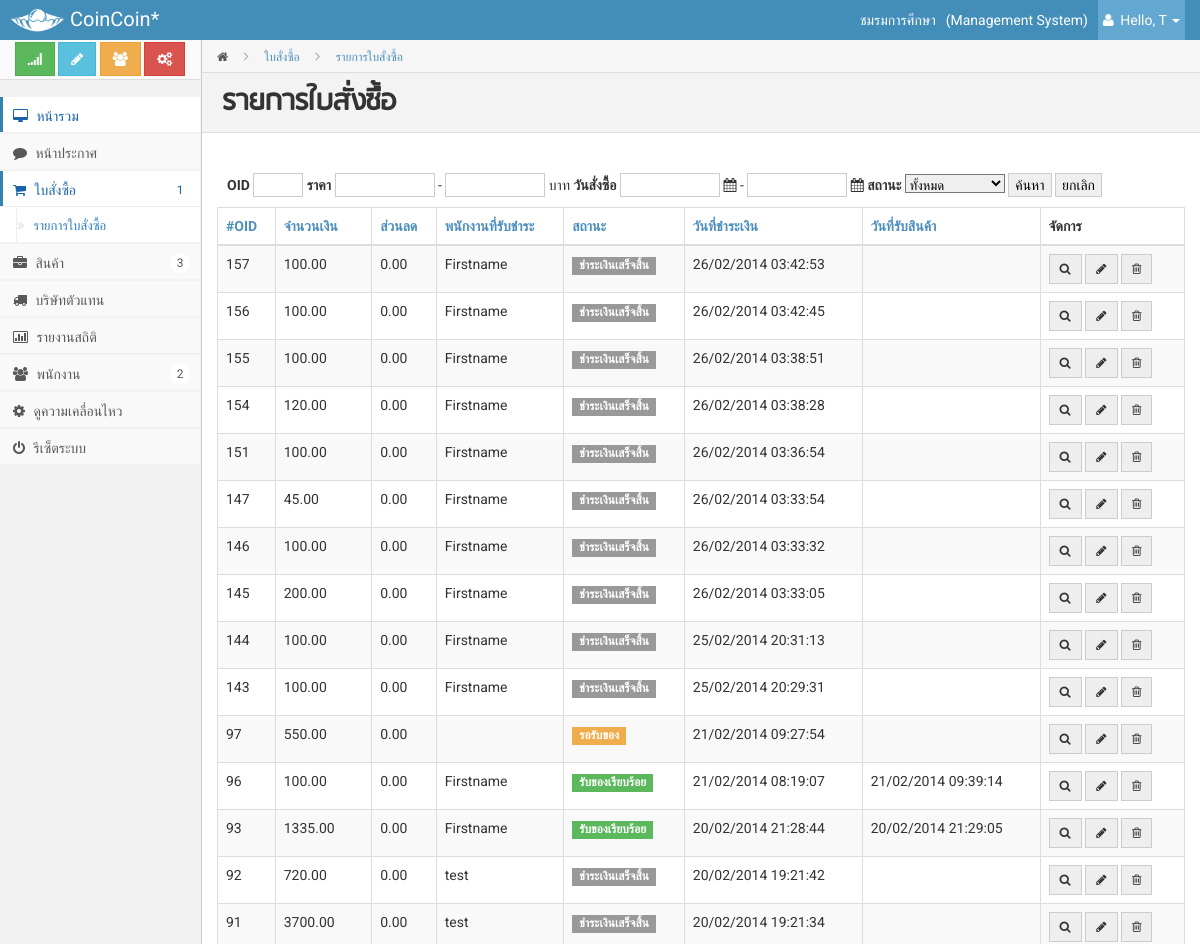
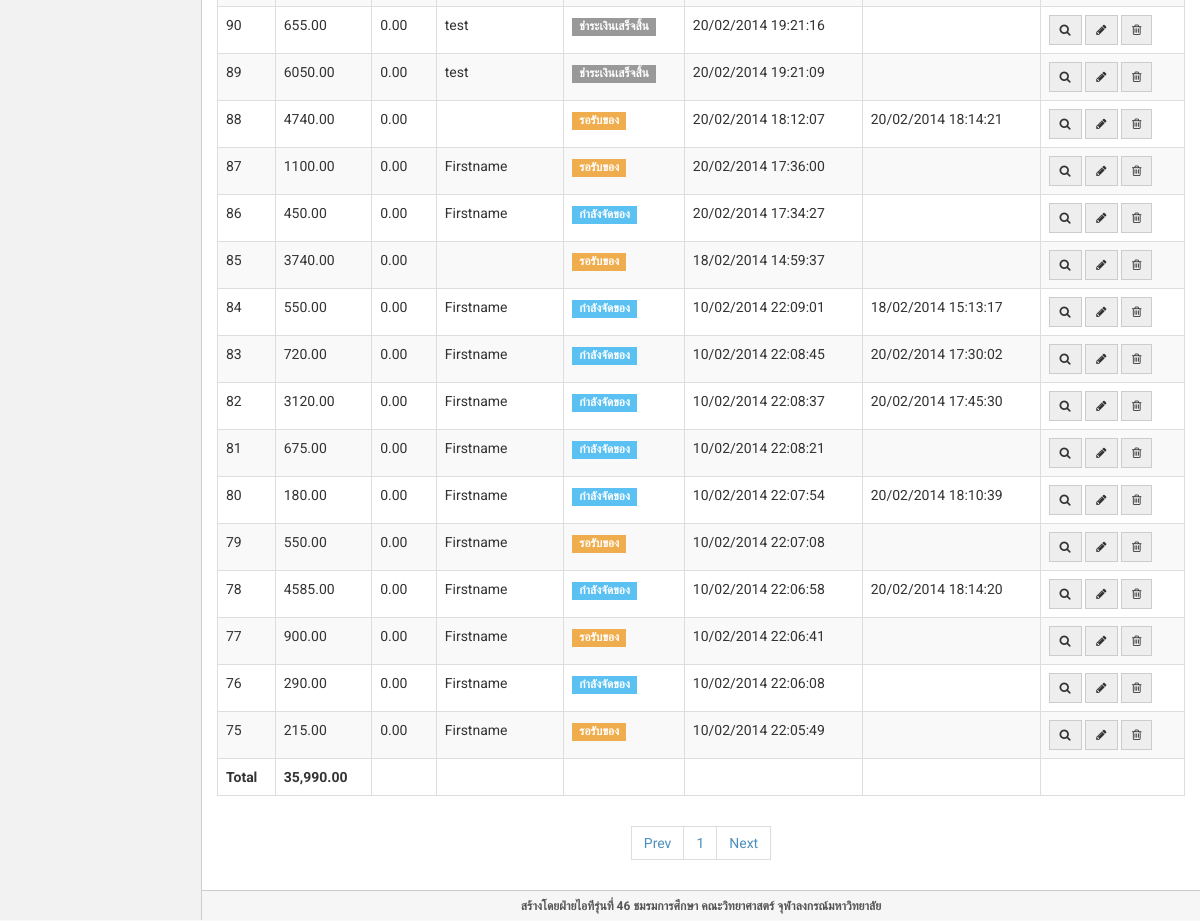
The page /admin/index.php?page=statement (signed in) on the database its author committed (2 pictures, top to bottom).
### tables this page shows
CREATE TABLE IF NOT EXISTS `order` (
  `orderid` int(5) NOT NULL AUTO_INCREMENT,
  `total` decimal(7,2) NOT NULL,
  `pay` decimal(7,2) NOT NULL,
  `discount` decimal(7,2) DEFAULT NULL,
  `status` int(2) NOT NULL,
  `dateOrder` datetime NOT NULL,
  `dateReceive` datetime DEFAULT NULL,
  `print` int(2) NOT NULL,
  PRIMARY KEY (`orderid`)
);

CREATE TABLE IF NOT EXISTS `member_staff` (
  `memberid` int(10) NOT NULL AUTO_INCREMENT,
  `username` varchar(50) NOT NULL,
  `password` varchar(200) NOT NULL,
  `firstname` varchar(60) NOT NULL,
  `lastname` varchar(60) NOT NULL,
  `nickname` varchar(60) NOT NULL,
  `phone` varchar(100) NOT NULL,
  `email` varchar(100) DEFAULT NULL,
  `position` char(1) NOT NULL,
  PRIMARY KEY (`memberid`),
  UNIQUE KEY `username` (`username`)
);

### admin/modules/statement.php (the view, shortened to what this page needs)
<?php
	$action =  (isset($_GET["action"])) ? $_GET["action"] : '';
	$type =  (isset($_GET["type"])) ? $_GET["type"] : '';
	$sort =  (isset($_GET["sort"])) ? $_GET["sort"] : '';
?>
        <div class="page-head">
            <div class="bread-crumb">
                <a href="index.html"><i class="icon-home"></i></a>
                <i class="icon-angle-right"></i>
                <a href="#" class="bread-current">ใบสั่งซื้อ</a>
				<i class="icon-angle-right"></i>
                <a href="#" class="bread-current">รายการใบสั่งซื้อ</a>
            </div>
            <h3 class="content-heading">รายการใบสั่งซื้อ</h3>
        </div>
        <div class="matter">
            <div class="container">
                <div class="row">
					<div class="col-md-12">
			<form method="post" onreset="return cancel_search_orders(this);" action="?page=statement&action=search">
					<span class="s-oid"><span class="text"><strong>OID </strong></span><input class="s-input" name="q" type="number" style="width:50px"></span>
					<span class="s-price"><span class="text"><strong>ราคา</strong></span>
						<input name="min_price" type="number" style="width:100px"> - <input name="max_price" type="number" style="width:100px"><span class="text"> บาท</span>
					</span>
					<span class="s-date"><span class="text"><strong>วันสั่งซื้อ</strong></span>
						 <div id="datetimeA" class="input-append" style="display: inline;"><input data-format="yyyy-MM-dd" type="text" style="width:100px" name="dateStart"> <span class="add-on"><i class="icon-calendar" data-time-icon="icon-time" data-date-icon="icon-calendar"></i></span></div>
						 - <div id="datetimeB" class="input-append" style="display: inline;"><input data-format="yyyy-MM-dd" type="text" style="width:100px" name="dateEnd"> <span class="add-on"><i class="icon-calendar" data-time-icon="icon-time" data-date-icon="icon-calendar"></i></span></div>
					</span>
					<span class="s-status">
						<span class="text"><strong>สถานะ</strong></span>
						<select name="status">
							<option value="0">ทั้งหมด</option>
						</select>
					</span>
					<span class="s-submit"><input value="ค้นหา" class="hilightButton search-button" type="submit"></span>
					<span class="s-reset"><input value="ยกเลิก" class="normalButton search-button" type="reset"></span>
				</form>
					<table class="table table-bordered table-striped table-hover">
            <thead>
            <tr>
				 <th>
						<?php
						if($type =="asc" && $sort==1)  {
							echo "<a href=\"?page=statement&sort=1&type=desc\"><i class=\"icon-sort-up\">";
						} else if($type == "desc"  && $sort==1) {
							echo "<a href=\"?page=statement&sort=1&type=asc\"><i class=\"icon-sort-down\">";
						} else {
							echo "<a href=\"?page=statement&sort=1&type=asc\">";
						}
						?></i> #OID</a></th>
                <th>
						<?php
						if($type =="asc" && $sort==2)  {
							echo "<a href=\"?page=statement&sort=2&type=desc\"><i class=\"icon-sort-up\">";
						} else if($type == "desc"  && $sort==2) {
							echo "<a href=\"?page=statement&sort=2&type=asc\"><i class=\"icon-sort-down\">";
						} else {
							echo "<a href=\"?page=statement&sort=2&type=asc\">";
						}
						?></i> จำนวนเงิน</a></th>
				<th class="hidden-xs">
						<?php
						if($type =="asc" && $sort==4)  {
							echo "<a href=\"?page=statement&sort=4&type=desc\"><i class=\"icon-sort-up\">";
						} else if($type == "desc"  && $sort==4) {
							echo "<a href=\"?page=statement&sort=4&type=asc\"><i class=\"icon-sort-down\">";
						} else {
							echo "<a href=\"?page=statement&sort=4&type=asc\">";
						}
						?></i> ส่วนลด</a></th>
                <th class="hidden-xs"> <?php
						if($type =="asc" && $sort==5)  {
							echo "<a href=\"?page=statement&sort=5&type=desc\"><i class=\"icon-sort-up\">";
						} else if($type == "desc"  && $sort==5) {
							echo "<a href=\"?page=statement&sort=5&type=asc\"><i class=\"icon-sort-down\">";
						} else {
							echo "<a href=\"?page=statement&sort=5&type=asc\">";
						}
						?></i> พนักงานที่รับชำระ</a></th>
				<th> <?php
						if($type =="asc" && $sort==6)  {
							echo "<a href=\"?page=statement&sort=6&type=desc\"><i class=\"icon-sort-up\">";
						} else if($type == "desc"  && $sort==6) {
							echo "<a href=\"?page=statement&sort=6&type=asc\"><i class=\"icon-sort-down\">";
						} else {
							echo "<a href=\"?page=statement&sort=6&type=asc\">";
						}
						?></i> สถานะ</a></th>
				<th class="hidden-xs"> <?php
						if($type =="asc" && $sort==7)  {
							echo "<a href=\"?page=statement&sort=7&type=desc\"><i class=\"icon-sort-up\">";
						} else if($type == "desc"  && $sort==7) {
							echo "<a href=\"?page=statement&sort=7&type=asc\"><i class=\"icon-sort-down\">";
						} else {
							echo "<a href=\"?page=statement&sort=7&type=asc\">";
						}
						?></i> วันที่ชำระเงิน</a></th>
				<th class="hidden-xs"> <?php
						if($type =="asc" && $sort==8)  {
							echo "<a href=\"?page=statement&sort=8&type=desc\"><i class=\"icon-sort-up\">";
						} else if($type == "desc"  && $sort==8) {
							echo "<a href=\"?page=statement&sort=8&type=asc\"><i class=\"icon-sort-down\">";
						} else {
							echo "<a href=\"?page=statement&sort=8&type=asc\">";
						}
						?></i> วันที่รับสินค้า</a></th>
                <th> จัดการ</th>
            </tr>
            </thead>
            <tbody>
			<?php
				$item = 50;
				$sql = "SELECT orderid FROM `order`";
				$query = mysqli_query($connect, $sql);
				$num = mysqli_num_rows($query);
				$nump = $num/$item;
				$start = (isset($_GET['start']))?$_GET['start'] : 1;
				$start = (--$start)*$item;
				if($action == "search") {
					$sql = "SELECT ord.orderid AS orderid, total, status, dateOrder, dateReceive, firstname, discount FROM `order`AS ord LEFT OUTER JOIN membcontrolor as mem ";
					$sql .= "ON ord.orderid = mem.orderid LEFT OUTER JOIN member_staff staff ON mem.memberid=staff.memberid WHERE";
					$extra = "";
						if($oid) $extra .=" ord.orderid='$oid' ,";
						if(is_numeric($min_p) && is_numeric($max_p)) $extra .=" ord.total BETWEEN '$min_p' AND '$max_p' ,";
						if(($dateStart) && ($dateEnd)) $extra .=" ord.dateOrder BETWEEN '$dateStart 00:00:00' AND '$dateEnd 00:00:00' ,";
						if($status) $extra .=" ord.status=$status,";
					$extra = substr($extra, 0, -1);
					$sql .= $extra;
					$sql .= " ORDER BY ord.orderid ASC ";
				} else {
					$sql = "SELECT ord.orderid AS orderid, total, status, dateOrder, dateReceive, firstname, discount FROM `order`AS ord LEFT OUTER JOIN membcontrolor as mem ";
					$sql .= "ON ord.orderid = mem.orderid LEFT OUTER JOIN member_staff staff ON mem.memberid=staff.memberid ";
					if($sort == 1) {
						$sql .= "ORDER BY ord.orderid ";
					} else if($sort == 2) {
						$sql .= "ORDER BY ord.total ";
					} else if($sort == 3) {
						$sql .= "ORDER BY ord.pay ";
					} else if($sort == 4) {
						$sql .= "ORDER BY ord.discount ";
					} else if($sort == 5) {
						$sql .= "ORDER BY firstname ";
					} else if($sort == 6) {
						$sql .= "ORDER BY status ";
					} else if($sort == 7) {
						$sql .= "ORDER BY ord.dateOrder ";
					} else if($sort == 8) {
						$sql .= "ORDER BY ord.dateReceive ";
					} else {
						$sql .= "ORDER BY ord.orderid DESC ";
					}
					$sql .=" LIMIT $start,$item ";
				}
				$query = mysqli_query($connect, $sql);
				$alltotal = 0;
				while($result = mysqli_fetch_array($query, MYSQL_ASSOC)) {
					$alltotal += $result['total'];
					$phpdate = strtotime($result['dateOrder']);
					$dateOrder  = date( 'd/m/Y H:i:s', $phpdate );
					if(isset($result['dateReceive'])) {
						$phpdate = strtotime($result['dateReceive']);
						$dateReceive = date('d/m/Y H:i:s', $phpdate );
					} else {
						$dateReceive = "";
					}
			?>
            <tr>
                <td><?php echo $result['orderid'];?></td>
                <td><?php echo $result['total'];?></td>
				<td class="hidden-xs"><?php echo ($result['discount']!=0)? number_format($result['discount']*(-1), 2) : $result['discount'];?></td>
				<td class="hidden-xs"><?php echo $result['firstname'];?></td>
                <td class="type-order" id="orderid-<?php echo $result['orderid'];?>">
					<?php
						if($result['status'] == 1) {
							echo "<span class=\"label label-default\">ชำระเงินเสร็จสิ้น</span>";
						} else if($result['status'] == 2) {
							echo "<span class=\"label label-info\">กำลังจัดของ</span>";
						} else if($result['status'] == 3) {
							echo "<span class=\"label label-warning\">รอรับของ</span>";
						} else if($result['status'] == 4) {
							echo "<span class=\"label label-success\">รับของเรียบร้อย</span>";
						} else if($result['status'] == 6) {
							echo "<span class=\"label label-important\">ยกเลิกรายการ</span>";
						} else {
							echo "<span class=\"label label-important\">มีปัญหา</span>";
						}
					?>
				</td>
				<td class="hidden-xs"><?php echo $dateOrder;?></td>
				<td class="hidden-xs"><?php echo $dateReceive;?></td>
                <td>
                    <div class="btn-group">
						<a href= "index.php?page=invoice&oid=<?php echo $result['orderid'];?>">
							<button class="btn btn-sm btn-default" title="View"><i class="icon-search"></i></button>
						</a>
						<a href= "index.php?page=editinvoice&oid=<?php echo $result['orderid'];?>">
							<button class="btn btn-sm btn-default" title="Edit"><i class="icon-pencil"></i></button>
						</a>
						<?php if($result['status'] != 6) { ?>
						<a href="" onclick="return deleteBox('หมายเลขใบสั่งซื้อ #<?php echo $result['orderid'];?>','?page=statement&action=delete&id=<?php echo $result['orderid'];?>', 0)">
							<button class="btn btn-sm btn-default" title="Delete"><i class="icon-trash"></i></button>
						</a>
						<?php } ?>
                    </div>
                </td>
            </tr>
			<?php
			} ?>
				<td><b>Total</b></td>
                <td><b><?php echo number_format($alltotal, 2, '.', ',');?></b></td>
				<td></td>
				<td></td>
                <td></td>
				<td></td>
				<td></td>
				<td></td>
            </tbody>
        </table>
		<center>
		<?php if($action != "search") { ?>
		<ul class="pagination">
                <li><a href="#">Prev</a></li>
                <?php
					for($i=1;$i<=($nump+1);$i++) {
						echo "<li><a href=\"index.php?page=statement&start=$i\">$i</a></li>";
					}
				?>
                <li><a href="#">Next</a></li>
        </ul>
		<?php } ?>
		</center>
					</div>
                </div>
            </div>
        </div>

### admin/style/style.css (style rules this page uses)
* { border-radius: 0 !important; filter: progid:DXImageTransform.Microsoft.gradient(enabled = false) !important; text-shadow: none !important; font-family: Roboto,"Helvetica Neue",Helvetica, sans-serif; }
form * { font-family: Roboto,"Helvetica Neue",Helvetica, sans-serif; }
input, textarea { background-image: none !important; border: 1px solid #ccc !important; font-family: Roboto,"Helvetica Neue",Helvetica, sans-serif !important; }
select { font-size: 13px !important; }
.btn { background-image: none !important; font-family: Roboto,"Helvetica Neue",Helvetica, sans-serif; outline: 0 none; }
body { background-color: #F9F9F9; color: #333333; font-family: Roboto,"Helvetica Neue",Helvetica,Arial,sans-serif; font-size: 14px; -webkit-font-smoothing: antialiased; line-height: 20px; padding-top: 40px; }
h1, h2, h3, h4, h5, h6, .h1, .h2, .h3, .h4, .h5, .h6 { font-family: Roboto,"Helvetica Neue",Helvetica,Arial,sans-serif; font-weight: 700; line-height: 20px; }
h1, h2, h3 { line-height: 40px; margin-bottom: 10px; margin-top: 20px; }
h3, .h3 { font-size: 24px; }
a { color: #4C8FBD; }
.label { display: inline-block; font-size: 85%; margin: 1px 0; padding-bottom: 3px !important; padding-top: 3px !important; text-indent: 0; }
.btn-default { background: #EEEEEE !important; }
.label.label-success, .badge.badge-success { background: #5CB85C !important; }
.label.label-warning, .badge.badge-warning { background: #F0AD4E !important; }
.label.label-info, .badge.badge-info { background: #5BC0F2 !important; }
form { margin: 10px; }
.mainbar .container { max-width:100% !important; }
.pagination { margin: 10px 0px 5px 0px; }
.mainbar .page-head { padding: 0 20px 0px; }
.mainbar .bread-crumb { background-color: #F6F6F6; border-bottom: 1px solid #DDDDDD; list-style: none outside none; margin: 0px -20px 20px; padding: 0 0 0 15px; }
.mainbar .bread-crumb > i { color: #aaa; line-height: 32px; padding: 0 12px; }
.mainbar .bread-crumb a { display: inline-block; color: #555; font-size: 12px; height: 30px; line-height: 32px; }
.mainbar .bread-crumb a.bread-current { color: #4C8FBD; text-decoration: none; }
.content-heading { font-family: 'rsu-regular'; font-size: 2.3em; border-top: 0 none; margin: -20px -20px 20px 0; background-color: #F3F3F3; border-bottom: 1px solid #DDDDDD; border-top: 1px solid #DDDDDD; padding: 10px 20px 9px; }
.mainbar .page-head .content-heading { margin: -20px -20px 20px; border-top: 0; }
.mainbar .matter { padding: 0 0 20px 0px; }
.table-striped > tbody > tr:nth-child(2n+1) > td, .table-striped > tbody > tr:nth-child(2n+1) > th { background-color: #F9F9F9; }

### rows shown on the page
order: orderid "157", total "100.00", discount "0.00", member_staff.firstname "Firstname", status "ชำระเงินเสร็จสิ้น", dateOrder "26/02/2014 03:42:53"
order: orderid "156", total "100.00", discount "0.00", member_staff.firstname "Firstname", status "ชำระเงินเสร็จสิ้น", dateOrder "26/02/2014 03:42:45"
order: orderid "155", total "100.00", discount "0.00", member_staff.firstname "Firstname", status "ชำระเงินเสร็จสิ้น", dateOrder "26/02/2014 03:38:51"
order: orderid "154", total "120.00", discount "0.00", member_staff.firstname "Firstname", status "ชำระเงินเสร็จสิ้น", dateOrder "26/02/2014 03:38:28"
order: orderid "151", total "100.00", discount "0.00", member_staff.firstname "Firstname", status "ชำระเงินเสร็จสิ้น", dateOrder "26/02/2014 03:36:54"
order: orderid "147", total "45.00", discount "0.00", member_staff.firstname "Firstname", status "ชำระเงินเสร็จสิ้น", dateOrder "26/02/2014 03:33:54"
order: orderid "146", total "100.00", discount "0.00", member_staff.firstname "Firstname", status "ชำระเงินเสร็จสิ้น", dateOrder "26/02/2014 03:33:32"
order: orderid "145", total "200.00", discount "0.00", member_staff.firstname "Firstname", status "ชำระเงินเสร็จสิ้น", dateOrder "26/02/2014 03:33:05"
order: orderid "144", total "100.00", discount "0.00", member_staff.firstname "Firstname", status "ชำระเงินเสร็จสิ้น", dateOrder "25/02/2014 20:31:13"
order: orderid "143", total "100.00", discount "0.00", member_staff.firstname "Firstname", status "ชำระเงินเสร็จสิ้น", dateOrder "25/02/2014 20:29:31"
order: orderid "97", total "550.00", discount "0.00", status "รอรับของ", dateOrder "21/02/2014 09:27:54"
order: orderid "96", total "100.00", discount "0.00", member_staff.firstname "Firstname", status "รับของเรียบร้อย", dateOrder "21/02/2014 08:19:07", dateReceive "21/02/2014 09:39:14"
order: orderid "93", total "1335.00", discount "0.00", member_staff.firstname "Firstname", status "รับของเรียบร้อย", dateOrder "20/02/2014 21:28:44", dateReceive "20/02/2014 21:29:05"
order: orderid "92", total "720.00", discount "0.00", member_staff.firstname "test", status "ชำระเงินเสร็จสิ้น", dateOrder "20/02/2014 19:21:42"
order: orderid "91", total "3700.00", discount "0.00", member_staff.firstname "test", status "ชำระเงินเสร็จสิ้น", dateOrder "20/02/2014 19:21:34"
order: orderid "90", total "655.00", discount "0.00", member_staff.firstname "test", status "ชำระเงินเสร็จสิ้น", dateOrder "20/02/2014 19:21:16"
order: orderid "89", total "6050.00", discount "0.00", member_staff.firstname "test", status "ชำระเงินเสร็จสิ้น", dateOrder "20/02/2014 19:21:09"
order: orderid "88", total "4740.00", discount "0.00", status "รอรับของ", dateOrder "20/02/2014 18:12:07", dateReceive "20/02/2014 18:14:21"
order: orderid "87", total "1100.00", discount "0.00", member_staff.firstname "Firstname", status "รอรับของ", dateOrder "20/02/2014 17:36:00"
order: orderid "86", total "450.00", discount "0.00", member_staff.firstname "Firstname", status "กำลังจัดของ", dateOrder "20/02/2014 17:34:27"
order: orderid "85", total "3740.00", discount "0.00", status "รอรับของ", dateOrder "18/02/2014 14:59:37"
order: orderid "84", total "550.00", discount "0.00", member_staff.firstname "Firstname", status "กำลังจัดของ", dateOrder "10/02/2014 22:09:01", dateReceive "18/02/2014 15:13:17"
order: orderid "83", total "720.00", discount "0.00", member_staff.firstname "Firstname", status "กำลังจัดของ", dateOrder "10/02/2014 22:08:45", dateReceive "20/02/2014 17:30:02"
order: orderid "82", total "3120.00", discount "0.00", member_staff.firstname "Firstname", status "กำลังจัดของ", dateOrder "10/02/2014 22:08:37", dateReceive "20/02/2014 17:45:30"
order: orderid "81", total "675.00", discount "0.00", member_staff.firstname "Firstname", status "กำลังจัดของ", dateOrder "10/02/2014 22:08:21"
order: orderid "80", total "180.00", discount "0.00", member_staff.firstname "Firstname", status "กำลังจัดของ", dateOrder "10/02/2014 22:07:54", dateReceive "20/02/2014 18:10:39"
order: orderid "79", total "550.00", discount "0.00", member_staff.firstname "Firstname", status "รอรับของ", dateOrder "10/02/2014 22:07:08"
order: orderid "78", total "4585.00", discount "0.00", member_staff.firstname "Firstname", status "กำลังจัดของ", dateOrder "10/02/2014 22:06:58", dateReceive "20/02/2014 18:14:20"
order: orderid "77", total "900.00", discount "0.00", member_staff.firstname "Firstname", status "รอรับของ", dateOrder "10/02/2014 22:06:41"
order: orderid "76", total "290.00", discount "0.00", member_staff.firstname "Firstname", status "กำลังจัดของ", dateOrder "10/02/2014 22:06:08"
order: orderid "75", total "215.00", discount "0.00", member_staff.firstname "Firstname", status "รอรับของ", dateOrder "10/02/2014 22:05:49"

### other values the page prints
$info['name'] "ชมรมการศึกษา"
$_SESSION["firstname"] "T"
$alltotal "35,990.00"
